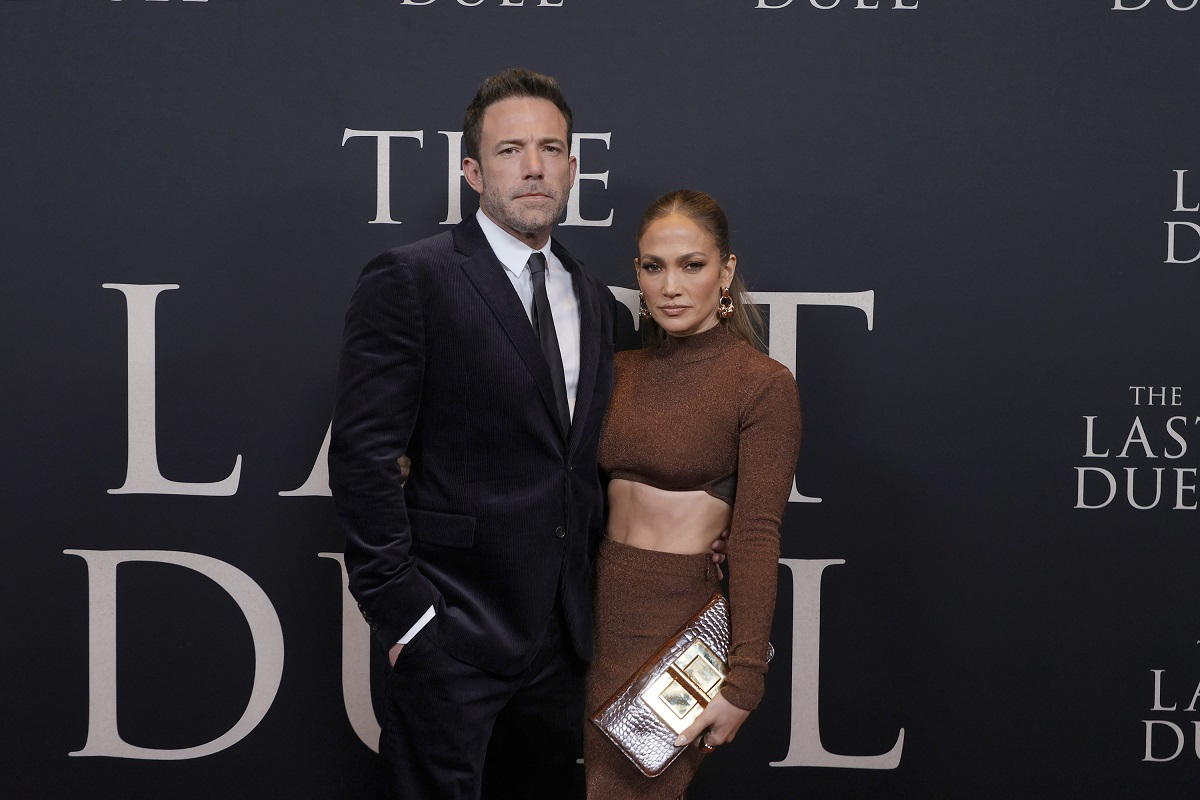
#> input picture Photos/B.jpg, 1200 x 800 px
$ python face_recognition.py
#> lines starting #> are read from the running program, lines starting #| are printed output that depends on the picture; long printed decimals are rounded
import numpy as np
import cv2 as cv

haar_cascade = cv.CascadeClassifier('haar_face.xml')

people = ['Pascal', 'Ben Afflek']
# features = np.load('features.npy')
# labels = np.load('labels.npy')

face_recognizer = cv.face.LBPHFaceRecognizer_create()
face_recognizer.read('face_trained.yml')

img = cv.imread(r'Photos/B.jpg')
#> img is the input picture: shape (800, 1200, 3); mean B, G, R 50.7, 46.1, 49.8
scale_percent = 0.2 # percent of original size
width = int(img.shape[1] * scale_percent)
#> width = 240
height = int(img.shape[0] * scale_percent)
#> height = 160
dim = (width, height)
#> dim = (240, 160)

# resize image
resized = cv.resize(img, dim, interpolation = cv.INTER_AREA)
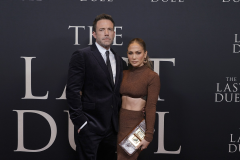
#> resized: shape (160, 240, 3); mean B, G, R 50.7, 46.1, 49.8


cv.waitKey(0)
gray = cv.cvtColor(resized, cv.COLOR_BGR2GRAY)
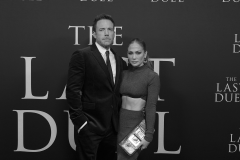
#> gray: shape (160, 240); min 2, max 255, mean 47.7
cv.imshow('Person', gray)

faces_rect = haar_cascade.detectMultiScale(gray, scaleFactor=1.1, minNeighbors=3)
#> faces_rect = [[92, 19, 26, 26], [122, 43, 24, 24]]
for(x,y,w,h) in faces_rect:
    faces_roi = gray[y:y+h, x:x+w]
#> this loop made 2 passes
#> pass 1, `faces_roi = gray[y:y+h, x:x+w]`:
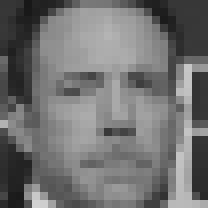
#> faces_roi: shape (26, 26) (shown 8 times larger); min 24, max 210, mean 112.9
#> pass 2, `faces_roi = gray[y:y+h, x:x+w]`:
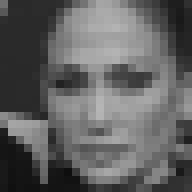
#> faces_roi: shape (24, 24) (shown 8 times larger); min 14, max 181, mean 97

label, confidence = face_recognizer.predict(faces_roi)
#> label = 0; confidence = 214.1
print(f'Label = {people[label]} with a confidence of {confidence}')
#| Label = Pascal with a confidence of 214.123

cv.putText(resized, str(people[label]), (20,20), cv.FONT_HERSHEY_COMPLEX, 1.0, (0,255,0), thickness=2)
cv.rectangle(resized, (x,y), (x+w,y+h), (0,255,0), thickness=2)
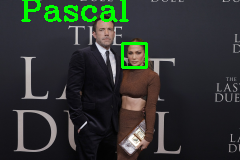
#> resized: shape (160, 240, 3); mean B, G, R 48.8, 52.4, 48

cv.imshow('Detected Face', resized)

cv.waitKey(0)

# [31 lines of commented-out code are left out]
